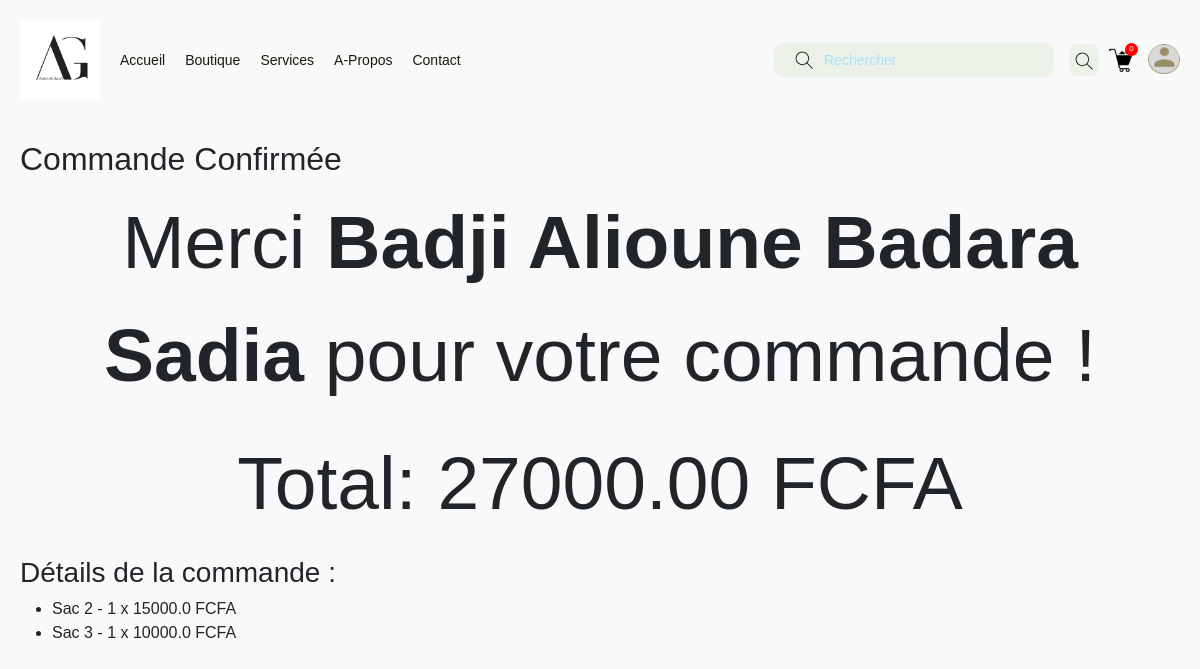
Screenshot of /confirmation_commande/9/ with the database file from the repository.
### vente/models.py (models this page shows, shortened)
class Commande(models.Model):
    prenom = models.CharField(max_length=100,default='Default Address')
    nom = models.CharField(max_length=100,default='Default nom')
    telephone = models.CharField(max_length=20,default='Default telephone')
    ville = models.CharField(max_length=100,default='Default ville')
    adresse = models.TextField()
    date_commande = models.DateTimeField(default=now)
    sous_total = models.DecimalField(max_digits=10, decimal_places=2)
    frais_livraison = models.DecimalField(max_digits=10, decimal_places=2)
    total = models.DecimalField(max_digits=10, decimal_places=2)

class DetailCommande(models.Model):
    commande = models.ForeignKey(Commande,on_delete=models.SET_NULL,null=True)
    produit = models.ForeignKey(Produit,on_delete=models.SET_NULL,null=True)
    quantite = models.IntegerField()
    prix = models.FloatField()

class Produit(models.Model):
    nom = models.CharField(max_length=100)
    prix = models.IntegerField()
    description = models.TextField()
    categorie = models.ForeignKey(Categorie,on_delete=models.SET_NULL,null=True)
    image = models.ImageField(upload_to= 'produit_image/')

### vente/views.py (the view)
# urls.py: path('confirmation_commande/<int:commande_id>/', views.confirmation_commande, name='confirmation_commande'),
def confirmation_commande(request, commande_id):
    commande = get_object_or_404(Commande, id=commande_id)
    details = DetailCommande.objects.filter(commande=commande)
    return render(request, 'vente/confirmation_commande.html', {'commande': commande,'details': details})

### vente/context_processors.py (called while the page is built)
def panier_count(request):
    if "panier" not in request.session:
        request.session["panier"] = []
    panier = request.session["panier"]
    nombre = len(panier)
    return {'nombre': nombre}

### vente/templates/vente/confirmation_commande.html (shortened to what this page needs)
{%load static %}
<!DOCTYPE html>
<html lang="en">
<head>
    <link href="https://cdn.jsdelivr.net/npm/bootstrap@5.0.2/dist/css/bootstrap.min.css" rel="stylesheet">
    <link rel="stylesheet" href="{%static 'base.css'%}">
    <link rel="stylesheet" href="{%static 'panier.css'%}">
</head>
<body>
    <nav class="large-screen-nav">
        <div class="left-ls-nav">
            <img src="{% static 'logo1.jpg'%}" alt="">
            <div class="ls-nav-links-container">
                <a href="{% url '' %}">Accueil</a>
                <a href="{% url 'boutique' %}">Boutique</a>
                <a href="{% url 'services' %}">Services</a>
                <a href="{% url 'apropos' %}">A-Propos</a>
                <a href="{% url 'contact' %}">Contact</a>
            </div>
        </div>
        <div class="right-ls-nav">
            <form action="{% url 'boutique' %}" method="get" class="ls-nav-search-form">
                <img class="sr-icon-ls-nav" src="{% static 'search.png'%}" alt="">
                <input type="text" name="sr-input-ls-nav" id="sr-input-ls-nav" placeholder="Rechercher">
                <button class="sr-btn-ls-nav"><img src="{% static 'search.png'%}" alt=""></button>
            </form>
            <div class="ls-nav-panier-user">
                <a href="{% url 'panier' %}">
                    <span>{{nombre}}</span>
                    <img src="{% static 'panier.png'%}" alt="">
                </a>
                <a href="{% url 'profil' %}">
                    <div class="user-container"></div>
                </a>
            </div>
        </div>
    </nav>
    <div class="contenu">
        <h2>Commande Confirmée</h2>
        <p>Merci <strong>{{ commande.nom }} {{ commande.prenom }}</strong> pour votre commande !</p>
        <p>Total: {{ commande.total }} FCFA</p>
        <h3>Détails de la commande :</h3>
        <ul>
            {% for detail in details %}
                <li>{{ detail.produit.nom }} - {{ detail.quantite }} x {{ detail.prix }} FCFA</li>
            {% endfor %}
        </ul>
    </div>
</body>
</html>

### vente/static/base.css (style rules this page uses)
* { padding: 0; margin: 0; box-sizing: border-box; }
body { font-family: "Epilogue", sans-serif; font-weight: 500; font-style: normal; position: relative; }
.large-screen-nav { width: 100%; padding: 20px; display: flex; }
.left-ls-nav { width: 65%; display: flex; align-items: center; gap: 20px; }
.left-ls-nav img { width: 80px; }
.ls-nav-links-container { display: flex; gap: 20px; }
.ls-nav-links-container a { color: #141C0D; font-size: 14px; text-decoration: none; }
.right-ls-nav { width: 35%; display: flex; justify-content: space-between; align-items: center; }
.ls-nav-search-form { width: 80%; display: flex; gap: 15px; align-items: center; position: relative; }
.sr-icon-ls-nav { position: absolute; left: 20px; }
#sr-input-ls-nav { width: 90%; padding: 5px 50px; border: none; outline: none; border-radius: 8px; background-color: #EDF2E8; }
#sr-input-ls-nav::placeholder { color: #A8E0F9; font-size: 14px; }
.sr-btn-ls-nav { width: 32px; height: 32px; border: none; background-color: #EDF2E8; border-radius: 8px; }
.ls-nav-panier-user { display: flex; gap: 15px; align-items: center; }
.ls-nav-panier-user a img { width: 24px; }
.ls-nav-panier-user a { position: relative; }
.ls-nav-panier-user a span { position: absolute; right: -5px; top: -5px; width: 13px; height: 13px; background-color: red; display: flex; align-items: center; justify-content: center; border-radius: 50%; color: white; font-size: 8px; }
.user-container { width: 32px; height: 32px; background-image: url("/static/pp.png"); background-size: contain; background-repeat: no-repeat; border-radius: 50%; }
.contenu { padding: 20px; }
.contenu p { font-size: 75px; text-align: center; }

### vente/static/panier.css (style rules this page uses)
body { font-family: Arial, sans-serif; background-color: #f9f9f9; margin: 0; padding: 0; }

### rows the page displays
Commande: nom "Badji", prenom "Alioune Badara Sadia", total "27000.00"
DetailCommande: produit.nom "Sac 2", quantite "1", prix "15000.0"
DetailCommande: produit.nom "Sac 3", quantite "1", prix "10000.0"

### other values shown
{{ nombre }} "0"
